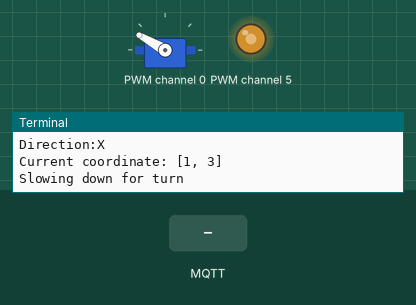
Simulated run of this program. Board: Raspberry Pi (BCM pin numbers). Shown: servo, output pins drawn as LEDs (lit = HIGH), the last lines printed to the terminal. The inputs (shaded band) are chosen by the test bench. Files the program writes start out absent; no MQTT or app messages arrive unless stated; threads take turns every 2 ms; pins used as bus, display or sensor lines are not drawn.

Above: at 1.4 s.
1.5 s: MQTT message "1" arrives on the first subscribed topic
At 5.7 s:
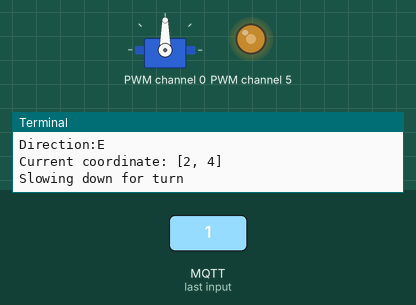
At 6.7 s:
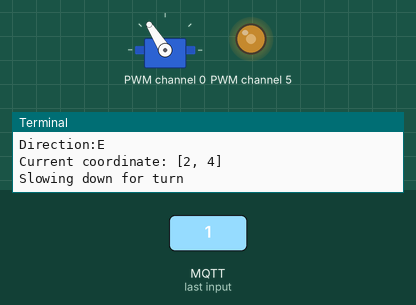
Timing chart, 0 to 25.4 s (numbered marks = the images above; inputs shaded):
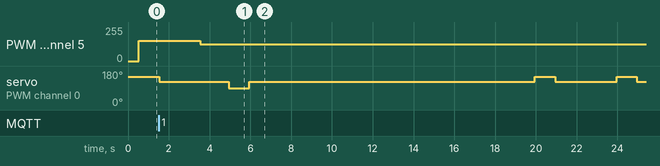

Measured:
- after the input at 1.5 s, PWM channel 5: goes on until 3.5 s, then stays 127/255

The program:

start_clean_code.py
```python
import json
import paho.mqtt.client as mqtt
from main_clean_code import run_a_star
import grid
from Drive_test_log import go_drive

# 상수 정의
INIT_PATH = 'init_path.json'
PATH_FILE = 'path.json'
DIRECTIONS_FILE = 'directions.json'
BROKER_ADDRESS = "3.36.55.201"
BROKER_PORT = 1883
TOPIC = "escape-root/818/10F"

# 방향 체크 상수
FORWARD_CONDITIONS = {
    'N': ['W', 'E', 'H', 'J'],
    'S': ['E', 'W', 'X', 'Z'],
    'E': ['N', 'S', 'J', 'X'],
    'W': ['S', 'N', 'H', 'Z'],
    'H': ['N', 'J', 'W', 'Z'],
    'J': ['E', 'X', 'N', 'H'],
    'Z': ['S', 'H', 'W', 'X'],
    'X': ['J', 'Z', 'E', 'S']
}

def load_json(file_path):
    """JSON 파일에서 데이터를 로드합니다."""
    with open(file_path, 'r') as file:
        return json.load(file)

def save_json(file_path, data):
    """데이터를 JSON 파일로 저장합니다."""
    with open(file_path, 'w') as file:
        json.dump(data, file)

def is_backward(current_direction, target_direction):
    """현재 방향에서 지정된 방향으로 가는 것이 뒤로 가는 것인지 여부를 확인합니다."""
    return 1 if target_direction not in FORWARD_CONDITIONS.get(current_direction, []) else 0

def setup_mqtt_client():
    """MQTT 클라이언트를 설정하고 반환합니다."""
    client = mqtt.Client("Pi")
    client.connect(BROKER_ADDRESS, BROKER_PORT)
    return client

def publish_json_data(client, topic, file_path):
    """JSON 파일의 데이터를 MQTT 주제로 퍼블리시합니다."""
    data = load_json(file_path)
    client.publish(topic, json.dumps(data))

def on_connect(client, userdata, flags, rc):
    """MQTT 브로커에 연결되었을 때 호출되는 콜백 함수입니다."""
    print("Connected!")
    client.subscribe(TOPIC)

def main():
    grid.create_and_save_grid(INIT_PATH)  # 초기 그리드를 생성하고 저장합니다.

    mqtt_client = setup_mqtt_client()
    mqtt_client.on_connect = on_connect
    mqtt_client.loop_start()  # MQTT 클라이언트의 메시지 루프를 시작합니다.

    initial_direction = 'N'  # 초기 방향 설정
    start_position = grid.start  # 시작 위치 설정

    while True:
        # A* 알고리즘을 실행하여 경로를 찾습니다.
        path_result = run_a_star(INIT_PATH, start_position, grid.goal)

        if path_result is None:
            print("Path not found")
            #목표지점까지 가지 못하게 될 때 publish
            mqtt_client.publish("robot/mission/result","fail")
            print("목표에 도달하지 못했습니다. 구조대를 호출합니다...")
            print("구조대 호출 완료!")
            break

        # JSON 파일에서 데이터 로드
        path_data = load_json(PATH_FILE)
        directions_data = load_json(DIRECTIONS_FILE)

        # 로봇의 방향과 목표 방향 계산
        backward = is_backward(initial_direction, directions_data['directions'][0])

        # JSON 데이터 퍼블리시: 경로와 방향을 MQTT로 전송
        publish_json_data(mqtt_client, TOPIC, PATH_FILE)

        # JSON 데이터 출력
        print("Loaded path from JSON:")
        print(path_data["path"])
        print("\nLoaded directions from JSON:")
        print(directions_data["directions"])

        # 로봇을 운전합니다.
        result = go_drive(initial_direction, backward)

        if result['status'] == 'obstacle_detected':
            print(f"장애물이 위치한 곳: {result['obstacle_location']}")
            print(f"현재 위치한 곳: {result['current_location']}")

            # 새로운 장애물로 그리드를 업데이트합니다.
            grid_data = load_json(INIT_PATH)
            obstacle_location = result['obstacle_location']
            if obstacle_location != "unknown":
                x, y = obstacle_location
                grid_data[x][y] = 1  # 장애물로 표시

                save_json(INIT_PATH, grid_data)
                print("새 장애물 위치로 그리드를 업데이트했습니다.")
                # 장애물이 탐지된 경우 데이터 퍼블리시
                publish_json_data(mqtt_client, TOPIC, INIT_PATH)
                initial_direction = result['current_direction']
                start_position = tuple(result['current_location'])

        elif result['status'] == 'completed':
            print("목표에 성공적으로 도달했습니다!")
            # 목표에 도달한 경우 데이터 퍼블리시
            mqtt_client.publish("robot/mission/result","complete")
            break

        elif result['status'] == 'error':
            print(f"오류가 발생했습니다: {result['message']}")
            # 오류가 발생한 경우 데이터 퍼블리시
            break

if __name__ == "__main__":
    main()
```

main_clean_code.py
```python
import json  # JSON 모듈 임포트
from astar import a_star_search  # A* 알고리즘을 사용하여 최단 경로를 찾는 함수 임포트
from grid import grid, start, goal  # 사용할 그리드와 시작 및 목표 위치를 임포트

def print_path_matrix(grid, path, directions=None, visited=None):
    """
    그리드와 경로, 방문한 위치를 출력하는 함수.

    Args:
        grid (list of list): 2차원 배열로 표현된 그리드
        path (list of tuples): 최단 경로를 나타내는 좌표 리스트
        directions (list of str, optional): 경로의 방향 리스트. 기본값은 None
        visited (set of tuples, optional): 방문한 위치 집합. 기본값은 None
    """
    path_set = set(path)  # 경로를 집합으로 변환하여 검색 효율화
    visited = visited or set()  # 방문한 위치가 없으면 빈 집합으로 초기화
    direction_map = {}

    if directions:
        for i in range(len(path) - 1):
            direction_map[path[i]] = directions[i]

    for i in range(len(grid)):  # 그리드의 행을 순회
        for j in range(len(grid[0])):  # 그리드의 열을 순회
            position = (i, j)
            if position == start:
                print("S", end=" ")  # 시작점 표시
            elif position == goal:
                print("G", end=" ")  # 목표점 표시
            elif position in path_set:
                print(direction_map.get(position, "P"), end=" ")  # 경로의 방향 또는 "P" 표시
            elif position in visited:
                print(".", end=" ")  # 방문한 위치 표시
            else:
                print(grid[i][j], end=" ")  # 그리드의 원래 값 출력
        print()
    print()

def save_to_json(file_path, data):
    """
    데이터를 JSON 형식으로 저장하는 함수.

    Args:
        file_path (str): JSON 파일 경로
        data (dict): 저장할 데이터
    """
    with open(file_path, 'w') as file:
        json.dump(data, file, indent=4)

def run_a_star(grid_file, start, goal):
    """
    A* 알고리즘을 실행하고 결과를 JSON 파일로 저장하는 함수.

    Args:
        grid_file (str): 그리드가 저장된 JSON 파일 경로
        start (tuple): 시작 위치
        goal (tuple): 목표 위치

    Returns:
        int: 성공 시 1, 실패 시 None
    """
    global grid
    grid = load_grid_from_json(grid_file)  # 그리드 로드

    path, directions = a_star_search(grid, start, goal)

    if path is None:
        return None  # 경로를 찾지 못한 경우

    # 최종 경로 및 방향 문자 출력
    print("\nFinal path:")
    print_path_matrix(grid, path, directions)

    direction_chars = directions  # 방향 문자 리스트
    print("Direction characters along the path:")
    print(direction_chars)

    # JSON 형식으로 경로와 방향 문자 저장
    save_to_json("path.json", {"path": path})
    save_to_json("directions.json", {"directions": direction_chars})

    return 1

def load_grid_from_json(file_path):
    """
    JSON 파일에서 그리드를 로드하는 함수.

    Args:
        file_path (str): JSON 파일 경로

    Returns:
        list of list: 로드된 그리드
    """
    with open(file_path, 'r') as file:
        return json.load(file)
```

grid.py
```python
import json

# 맵의 크기
rows, cols = 20, 26
# 맵을 초기화 (모든 값을 0으로 설정)
grid = [[0] * cols for _ in range(rows)]

# 시작점과 목표점 초기화
start = (1, 3)
goal = (19, 17)

# 장애물 설정 함수
def set_obstacles():
    """
    그리드에 장애물을 설정하는 함수

    장애물은 그리드 내에서 특정 범위에 해당하는 좌표를 1로 설정하여 표시됨.
    """
    # 0행의 0열부터 17열까지의 값을 1로 설정
    for col in range(18):
        grid[0][col] = 1

    # 0행부터 8행까지의 22열부터 25열까지의 값을 1로 설정
    for row in range(9):  # 0행부터 8행까지
        for col in range(22, 26):  # 22열부터 25열까지
            grid[row][col] = 1

    # 3행부터 6행까지의 1열부터 4열까지의 값을 1로 설정
    for row in range(3, 7):  # 3행부터 6행까지
        for col in range(1, 5):  # 1열부터 4열까지
            grid[row][col] = 1

    # 8행부터 11행까지의 1열부터 4열까지의 값을 1로 설정
    for row in range(8, 12):  # 8행부터 11행까지
        for col in range(1, 5):  # 1열부터 4열까지
            grid[row][col] = 1

    # 12행부터 19행까지의 0열부터 15열까지의 값을 1로 설정
    for row in range(12, 20):  # 12행부터 19행까지
        for col in range(16):  # 0열부터 15열까지
            grid[row][col] = 1

    # 6열부터 16열까지의 3행부터 9행까지의 값을 1로 설정
    for row in range(3, 10):  # 3행부터 9행까지
        for col in range(6, 17):  # 6열부터 16열까지
            grid[row][col] = 1

    # 9행부터 16행까지의 25열을 1로 설정
    for row in range(9, 17):  # 9행부터 16행까지
        grid[row][25] = 1


# JSON 파일로 저장하는 함수
def save_grid_to_json(file_path):
    """
    그리드를 JSON 파일로 저장하는 함수

    file_path: JSON 파일의 경로
    """
    with open(file_path, 'w') as f:
        json.dump(grid, f)

# 초기화 함수
def initialize_grid():
    """
    그리드를 초기화하는 함수

    장애물을 설정하고 설정된 그리드를 JSON 파일로 저장함.
    """
    global grid  # 전역 변수 grid를 사용
    grid = [[0] * cols for _ in range(rows)]  # 20x26 크기의 0으로 초기화된 2차원 배열 생성
    set_obstacles()  # 장애물 설정

def print_grid(grid):
    """
    그리드를 출력하는 함수

    grid: 출력할 2차원 배열
    """
    for row in grid:
        print(' '.join(map(str, row)))  # 각 행을 공백을 사이에 두고 출력

def create_and_save_grid(file_path):
    """
    그리드를 초기화하고 JSON 파일로 저장하는 함수

    file_path: JSON 파일의 경로
    """
    initialize_grid()  # 그리드 초기화
    save_grid_to_json(file_path)  # 그리드를 JSON 파일로 저장

    # 저장된 JSON 파일을 로드하여 출력
    with open(file_path, 'r') as f:
        loaded_grid = json.load(f)

    print(" ")
    print("Initial Grid:")
    print_grid(loaded_grid)  # 초기화된 그리드 출력
```

astar.py
```python
import json
from heapq import heappop, heappush

# 맨해튼 거리 계산
def manhattan_distance(point1, point2):
    """
    두 점 사이의 맨해튼 거리를 계산합니다.

    :param point1: 첫 번째 점 (튜플 형태)
    :param point2: 두 번째 점 (튜플 형태)
    :return: 두 점 사이의 맨해튼 거리
    """
    return abs(point1[0] - point2[0]) + abs(point1[1] - point2[1])

# 방향 벡터를 문자로 변환
def direction_to_char(direction):
    """
    방향 벡터를 문자로 변환합니다.

    :param direction: 방향 벡터 (튜플 형태)
    :return: 방향을 나타내는 문자
    """
    direction_map = {
        (-1, 0): 'N',  # 북쪽
        (1, 0): 'S',   # 남쪽
        (0, -1): 'W',  # 서쪽
        (0, 1): 'E',   # 동쪽
        (-1, -1): 'H', # 북서쪽
        (-1, 1): 'J',  # 북동쪽
        (1, -1): 'Z',  # 남서쪽
        (1, 1): 'X'    # 남동쪽
    }
    return direction_map[direction]

# 목표점에 도달 가능 여부 확인
def is_reachable(came_from, goal):
    """
    목표점에 도달 가능한지 확인합니다.

    :param came_from: 각 노드의 이전 노드 정보가 저장된 딕셔너리
    :param goal: 목표점 (튜플 형태)
    :return: 목표점에 도달 가능하면 True, 그렇지 않으면 False
    """
    return goal in came_from

# A* 알고리즘을 사용하여 최단 경로 탐색
def a_star_search(grid, start, goal):
    """
    A* 알고리즘을 사용하여 최단 경로를 찾습니다.

    :param grid: 2차원 배열로 표현된 그리드
    :param start: 시작점 (튜플 형태)
    :param goal: 목표점 (튜플 형태)
    :return: 최단 경로 (튜플 리스트) 및 방향 문자 리스트. 도달 불가능할 경우 None 반환
    """
    came_from = {}        # 각 노드의 이전 노드 정보
    direction_from = {}   # 각 노드의 이전 방향 정보
    cost_so_far = {}      # 시작점에서 각 노드까지의 비용
    frontier = []         # 탐색할 노드를 저장할 우선순위 큐

    heappush(frontier, (0, start))  # 시작점을 큐에 추가
    came_from[start] = None         # 시작점의 이전 노드는 없음
    cost_so_far[start] = 0          # 시작점까지의 비용은 0

    while frontier:
        current_cost, current = heappop(frontier)  # 비용이 가장 낮은 노드를 추출

        if current == goal:
            break

        # 가능한 방향 벡터
        directions = [(-1, 0), (1, 0), (0, -1), (0, 1), (-1, -1), (-1, 1), (1, -1), (1, 1)]

        for direction in directions:
            neighbor = (current[0] + direction[0], current[1] + direction[1])  # 이웃 노드의 좌표 계산

            if (0 <= neighbor[0] < len(grid) and
                0 <= neighbor[1] < len(grid[0]) and
                grid[neighbor[0]][neighbor[1]] == 0):

                new_cost = cost_so_far[current] + 1  # 이웃 노드까지의 새로운 비용 계산

                if neighbor not in cost_so_far or new_cost < cost_so_far[neighbor]:
                    cost_so_far[neighbor] = new_cost
                    priority = new_cost + manhattan_distance(goal, neighbor)
                    heappush(frontier, (priority, neighbor))
                    came_from[neighbor] = current
                    direction_from[neighbor] = direction

    if not is_reachable(came_from, goal):
        return None

    return reconstruct_path(came_from, direction_from, start, goal)

# 최적 경로 및 방향 재구성
def reconstruct_path(came_from, direction_from, start, goal):
    """
    최적 경로를 재구성합니다.

    :param came_from: 각 노드의 이전 노드 정보
    :param direction_from: 각 노드의 이전 방향 정보
    :param start: 시작점 (튜플 형태)
    :param goal: 목표점 (튜플 형태)
    :return: 최단 경로 (튜플 리스트) 및 방향 문자 리스트
    """
    path = []
    directions = []
    current = goal

    while current != start:
        if current not in came_from:
            break
        path.append(current)
        directions.append(direction_from[current])
        current = came_from[current]

    path.append(start)
    path.reverse()
    directions.reverse()

    direction_chars = [direction_to_char(d) for d in directions]
    return path, direction_chars
```

Source omitted: Drive_test_log.py (17507 bytes)
